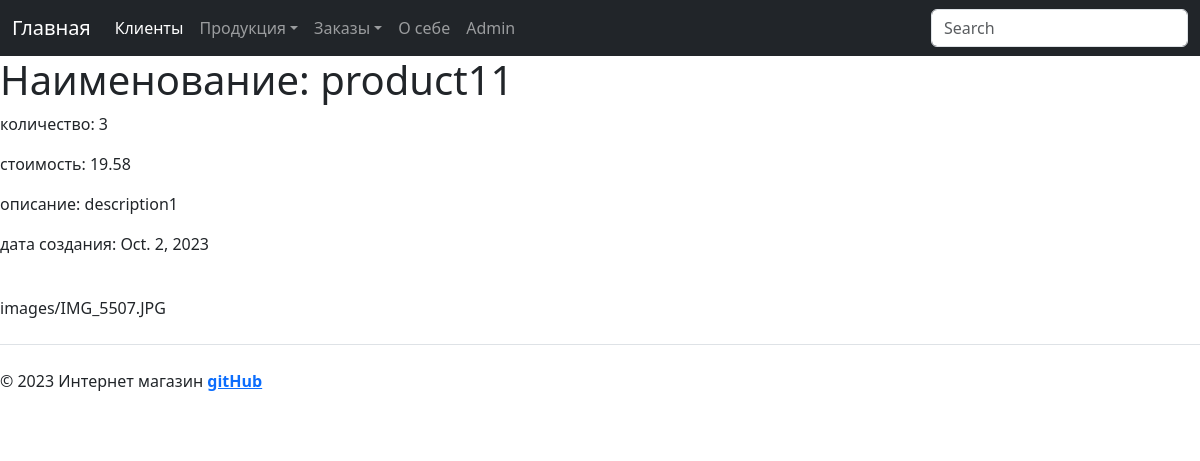
/shop/product/1, run on the app's committed database.
### shop_app/models.py (models this page shows, shortened)
class Product(models.Model):
    name_product = models.CharField(max_length=50)
    description_product = models.TextField()
    cost = models.DecimalField(max_digits=8, decimal_places=2)
    quantity = models.IntegerField()
    date_add_product = models.DateField(auto_now_add=True)
    image_product = models.ImageField(upload_to="images/")

### shop_app/views.py (the view)
# urls.py: path('shop/product/<int:id_product>', views.product, name='product'),           #вывод выбранного пользователем проодукта по id по форме (cтр 17)
def product(request, id_product: int):
    product = Product.objects.filter(pk=id_product).first()
    context = {
        "product": product
    }
    return render(request, "shop_app/product.html", context=context)

### shop_app/templates/shop_app/product.html (shortened to what this page needs)
{% extends 'shop_app/base.html' %}
{% block content %}
<h1>Наименование: {{ product.name_product }}</h1>
<p>количество: {{ product.quantity }}</p>
<p>стоимость: {{ product.cost }}</p>
<p>описание: {{ product.description_product }}</p>
<p>дата создания: {{ product.date_add_product }}</p>
<br>
{{ product.image_product }}
{% endblock %}

### data on the page
Product: name_product "product11", quantity "3", cost "19.58", description_product "description1", date_add_product "Oct. 2, 2023", image_product "images/IMG_5507.JPG"
